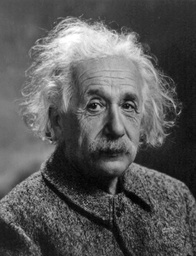
#> input picture Unit 3/albert-einstein_gray.jpg, 196 x 256 px, shrunk from 728 x 949 before the run, found by its file name
$ jupyter execute exam.ipynb
#> lines starting #> are read from the running program, lines starting #| are printed output that depends on the picture
# Exam: Create a function for scaling images

- It receives any scaling matrix
- It transforms any size image

[cell 1]
import matplotlib.pyplot as plt
import numpy as np
import cv2

[cell 2]
def bilinearInterpolation(r, c, I):

    # Column indexes
    lc = int(c) # left column
    rc = lc+1   # right column

    # Row indexes
    tr = int(r) # top row
    br = tr + 1 # bottom row

    # Weights of horizontal linear indexes
    wr = c - lc
    wl = rc - c

    # Weights of vertical linear indexes
    wt = br - r
    wb = r - tr

    if tr >= 0 and br < I.shape[0] and lc >= 0 and rc < I.shape[1]:
        # Intensity alpha (top row linear)
        a = I[tr, lc] * wl + I[tr, rc] * wr
        # Intensity betha (bottom row linear)
        b = I[br, lc] * wl + I[br, rc] * wr

        # Final intensity (vertical linear)
        f = a * wt + b * wb

        return np.uint8(f)
    else:
        return 0

[cell 3]
def scaleImage(I : np.ndarray , S : np.ndarray):
    # Get image dimensions
    numRows = np.uint64(I.shape[0] * S[0,0])
    numCols = np.uint64(I.shape[1] * S[1,1])

    numRows_o = np.uint64(I.shape[0])
    numCols_o = np.uint64(I.shape[1])

    # Create new scaled Image
    I_S = np.zeros((numRows, numCols), dtype='uint8')
    T_inv = np.linalg.inv(S)
    for new_i in range(numRows):
        for new_j in range(numCols):
            P_dash = np.array([new_i, new_j])
            P = T_inv.dot(P_dash)
            i_c, j_c = P[0], P[1]
            if i_c < 0 or i_c>=numRows_o or j_c<0 or j_c>=numCols_o:
                    pass
            else:
                g = bilinearInterpolation(i_c,j_c,I)
                I_S[new_i, new_j] = g

    return I_S

[cell 4]
import matplotlib as mpl

def displayImageInActualSize(I):
    dpi = mpl.rcParams['figure.dpi']
    H,W = I.shape
    fig_size = W/float(dpi), H/float(dpi)
    fig = plt.figure(figsize=fig_size)
    ax = fig.add_axes([0,0,1,1])
    ax.axis('off')
    ax.imshow(I,cmap='gray')
    plt.show

## Test function

[cell 5]
grayImage = r'D:\Cursos Online\Computer_Vision_in_python\practice\Unit 3\albert-einstein_gray.jpg'
I_gray = cv2.imread(grayImage, cv2.IMREAD_GRAYSCALE)
#> I_gray is the input picture: shape (256, 196); min 0, max 255, mean 89.4

[cell 6]
scaleMatrix = np.array([[3.4,0], [0, 0.1]])

[cell 7]
I_S = scaleImage(I_gray, scaleMatrix)
#> the loop in scaleImage, `for new_i in range(numRows):` made 870 passes

[cell 8]
displayImageInActualSize(I_S)
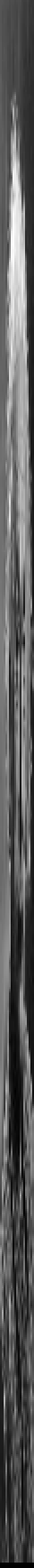
#> figure drawn by matplotlib, 1 panel

# Scale RGB Images

[cell 9]
def scaleRGBImage(I : np.ndarray, S : np.ndarray):
    R_s = scaleImage(I[:,:,0], S)
    G_s = scaleImage(I[:,:,1], S)
    B_s = scaleImage(I[:,:,2], S)

    return np.dstack([R_s, G_s, B_s])

[cell 10]
import matplotlib as mpl

def displayImageInActualSizeColor(I):
    dpi = mpl.rcParams['figure.dpi']
    H,W = I.shape[0], I.shape[1]
    fig_size = W/float(dpi), H/float(dpi)
    fig = plt.figure(figsize=fig_size)
    ax = fig.add_axes([0,0,1,1])
    ax.axis('off')
    ax.imshow(I)
    plt.show

[cell 11]
colourImage = r'D:\Cursos Online\Computer_Vision_in_python\practice\Unit 3\tulips.jpg'
I_BGR = cv2.imread(colourImage)[:,:,::-1]
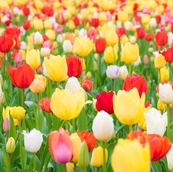
#> input picture Unit 3/tulips.jpg, 173 x 172 px, shrunk from 640 x 638 before the run, found by its file name

[cell 12]
S = np.array([[2.1,0], [0, 1.3]])

[cell 13]
I_S = scaleRGBImage(I_BGR, S)
#> after the loop in scaleImage (call 2), `for new_i in range(numRows):`:
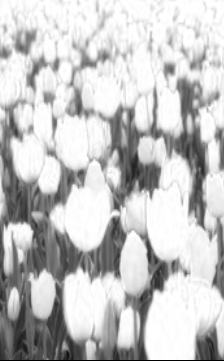
#> I_S: shape (361, 224); min 0, max 255, mean 195.8
#> after the loop in scaleImage (call 3), `for new_i in range(numRows):`:
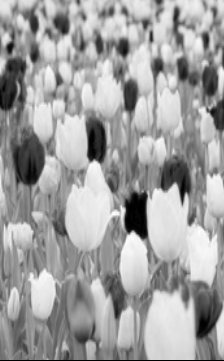
#> I_S: shape (361, 224); min 0, max 254, mean 160.2
#> after the loop in scaleImage (call 4), `for new_i in range(numRows):`:
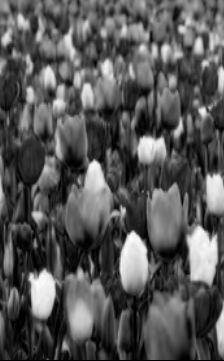
#> I_S: shape (361, 224); min 0, max 253, mean 86.8
#> in scaleRGBImage, `return np.dstack([R_s, G_s, B_s])`:
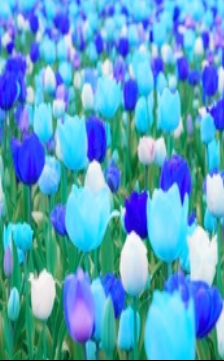
#> returned value: shape (361, 224, 3); mean of channels 0, 1, 2 195.8, 160.2, 86.8; drawn as B, G, R
